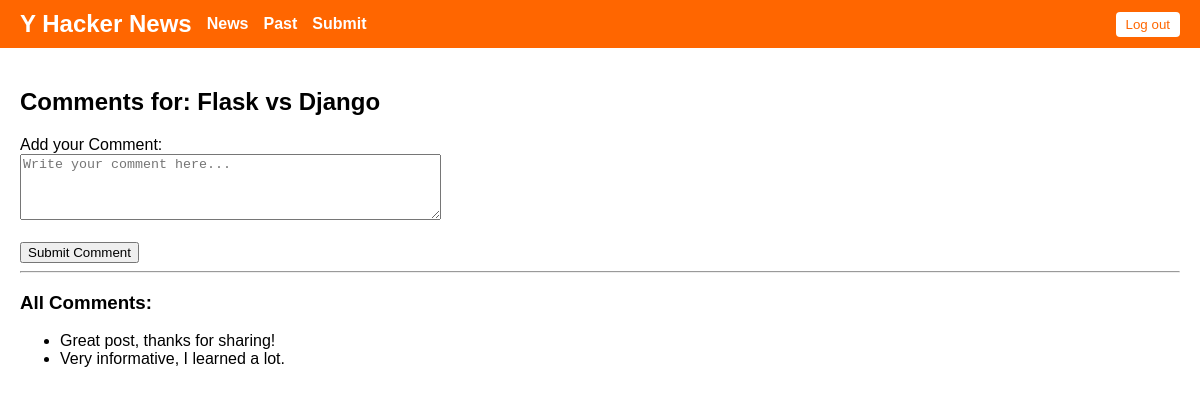
The page /comment/10/ on the database its author committed.
### hacker_news/models.py (models this page shows, shortened)
class Posts(models.Model):
    user = models.ForeignKey(Details, on_delete=models.CASCADE, related_name='posts')
    title = models.CharField(max_length=255)
    link = models.URLField()
    likes = models.PositiveIntegerField(default=0)
    dislikes = models.PositiveIntegerField(default=0)
    created_at = models.DateTimeField(auto_now_add=True)

class Comments(models.Model):
    post = models.ForeignKey(Posts, on_delete=models.CASCADE, related_name='comments')
    comment = models.TextField()

### hacker_news/views.py (the view, shortened to what this page needs)
# urls.py: path('comment/<int:post_id>/',views.comment_view,name='comment')
def comment_view(request, post_id):
    post = get_object_or_404(Posts, id=post_id)
    comments = post.comments.all()
    return render(request, 'hacker_news/comments.html', {'user_authenticated': True,'post': post, 'comments': comments})

### hacker_news/templates/hacker_news/comments.html (shortened to what this page needs)
<!DOCTYPE html>
<html lang="en">
<head>
</head>
<body>
    {% load static %}
    <link rel="stylesheet" href="{% static 'hacker_news/styles.css' %}">
    <header>
        <div class="nav-left">
            <h1>Y Hacker News</h1>
            <a href="{% if user_authenticated %}{% url 'hacker_news:newest' %}{% else %}{% url 'hacker_news:login' %}{% endif %}">News</a>
            <a href="{% if user_authenticated %}{% url 'hacker_news:past' %}{% else %}{% url 'hacker_news:login' %}{% endif %}">Past</a>
            <a href="{% if user_authenticated %}{% url 'hacker_news:submit_view' %}{% else %}{% url 'hacker_news:login' %}{% endif %}">Submit</a>
        </div>
        <div class="nav-right">
            {% if user_authenticated %}
                <a href="{% url 'hacker_news:logout' %}"><button>Log out</button></a>
            {% else %}
                <a href="{% url 'hacker_news:login' %}"><button>Log in</button></a>
            {% endif %}
        </div>
    </header>
    {% if user_authenticated %}
    <div class="content">
        <div class="submit-form">
            <h2>Comments for: {{ post.title }}</h2>
            <form action="{% url 'hacker_news:comment' post.id%}" method="post">
                <label for="comment">Add your Comment:</label><br>
                <textarea id="comment" name="comment" rows="4" cols="50" placeholder="Write your comment here..."></textarea><br><br>
                <button type="submit">Submit Comment</button>
            </form>
        </div>
        <hr>
        <div class="comments-list">
            <h3>All Comments:</h3>
            {% if comments %}
                <ul>
                    {% for comment in comments %}
                        <li>{{ comment.comment }}</li>
                    {% endfor %}
                </ul>
            {% else %}
                <p>No comments yet. Be the first to comment!</p>
            {% endif %}
        </div>
    </div>
    {% endif %}
</body>
</html>

### hacker_news/static/hacker_news/styles.css (style rules this page uses)
body { font-family: Arial, sans-serif; margin: 0; padding: 0; }
header { background-color: #f60; color: white; padding: 10px 20px; display: flex; align-items: center; justify-content: space-between; }
.nav-left { display: flex; align-items: center; gap: 15px; }
.nav-left h1 { margin: 0; font-size: 1.5rem; }
.nav-left a { color: white; text-decoration: none; font-weight: bold; }
.nav-right a button { padding: 5px 10px; background-color: white; color: #f60; border: none; border-radius: 4px; cursor: pointer; }
.content { padding: 20px; }

### rows shown on the page
Posts: title "Flask vs Django"
Comments: comment "Great post, thanks for sharing!"
Comments: comment "Very informative, I learned a lot."
